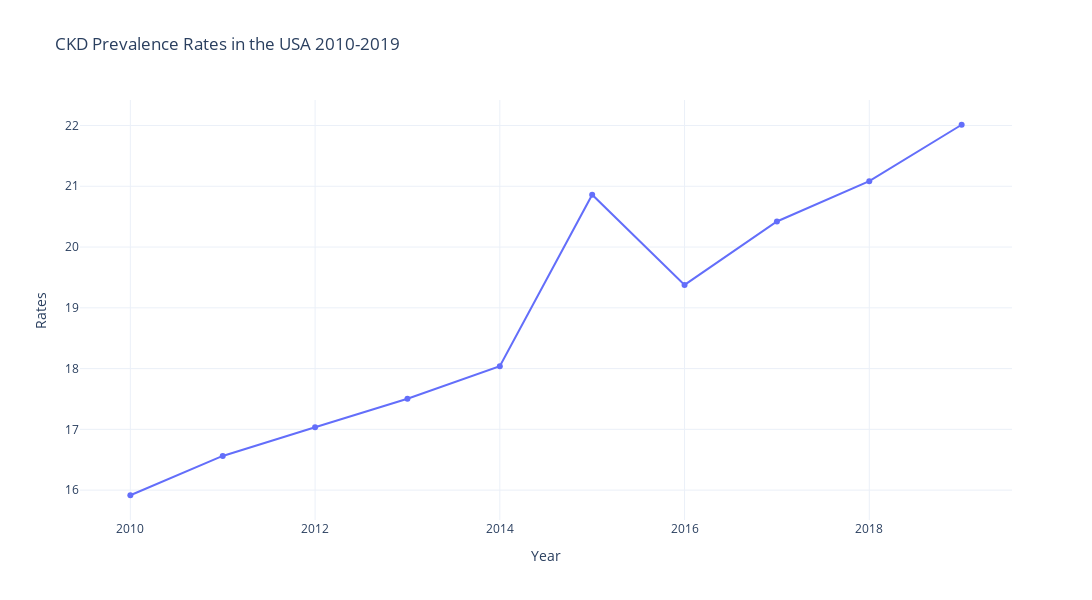

The code cell stored with this chart in its notebook:
### Code cell
fig = px.line(ckd_all, x="Year", y="Main Value",
              title='CKD Prevalence Rates in the USA 2010-2019',
              template='plotly_white',
              markers=True,
              labels={'Main Value':'Rates'},
              height=600, width=1100)
              
              

fig.show()

### Figure 1 — Plotly figure (JSON) as saved in the notebook; plotly's stock layout.template omitted (floating-point values rounded to 4 significant figures)
{"data": [{"hovertemplate": "Year=%{x}<br>Rates=%{y}<extra></extra>", "legendgroup": "", "line": {"color": "#636efa", "dash": "solid"}, "marker": {"symbol": "circle"}, "mode": "markers+lines", "name": "", "orientation": "v", "showlegend": false, "type": "scatter", "x": [2010, 2011, 2012, 2013, 2014, 2015, 2016, 2017, 2018, 2019], "xaxis": "x", "y": [15.92, 16.56, 17.04, 17.5, 18.04, 20.86, 19.38, 20.42, 21.08, 22.01], "yaxis": "y"}], "layout": {"height": 600, "legend": {"tracegroupgap": 0}, "title": {"text": "CKD Prevalence Rates in the USA 2010-2019"}, "width": 1100, "xaxis": {"anchor": "y", "autorange": true, "domain": [0, 1], "range": [2009.0, 2020.0], "title": {"text": "Year"}, "type": "linear"}, "yaxis": {"anchor": "x", "autorange": true, "domain": [0, 1], "range": [15.51, 22.42], "title": {"text": "Rates"}, "type": "linear"}}}
